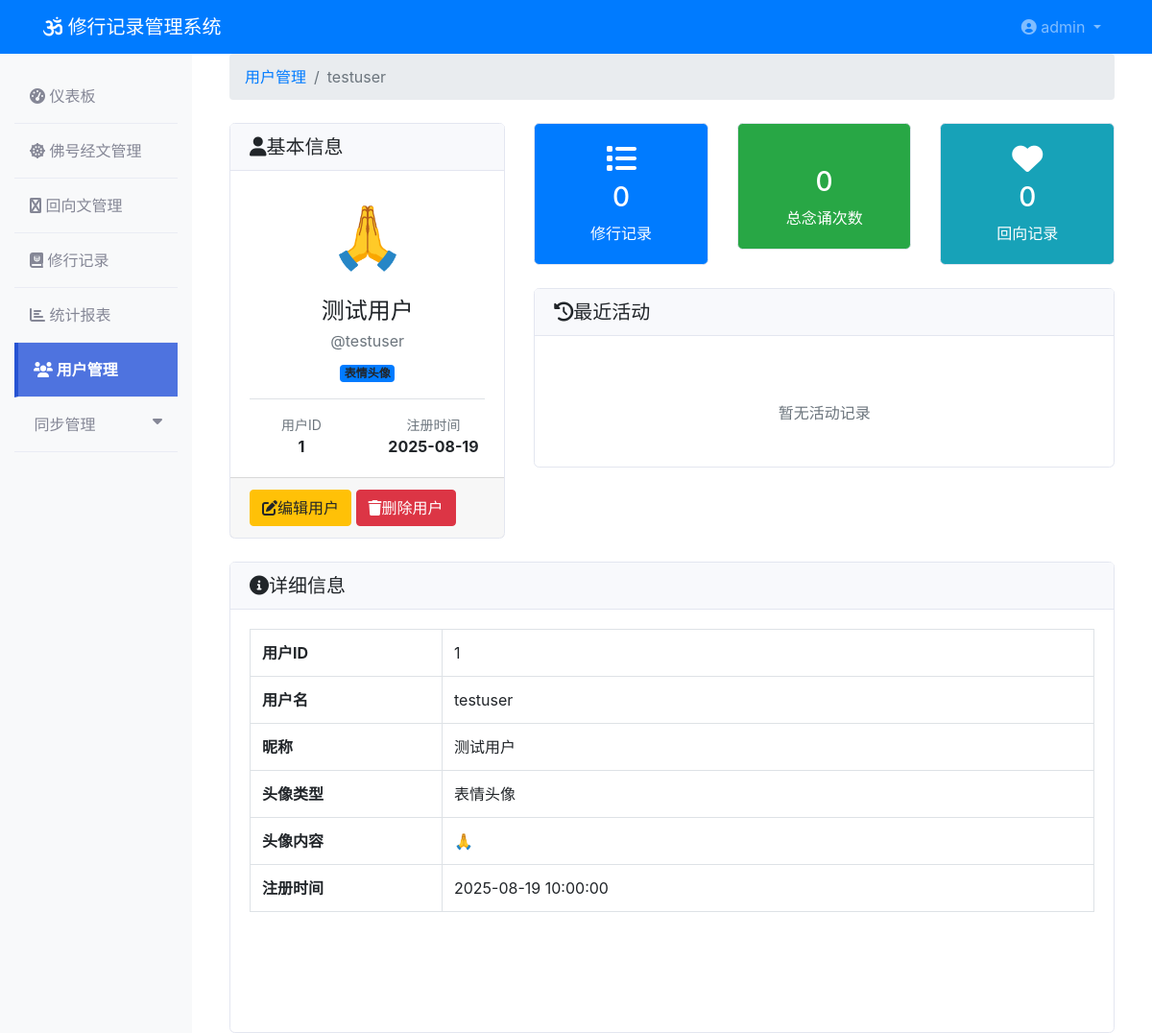
/users/1 (signed in), run on the app's committed database.
### models/user.py (models this page shows, shortened)
class AdminUser(UserMixin, db.Model):
    __tablename__ = 'admin_users'
    id = db.Column(db.Integer, primary_key=True)
    username = db.Column(db.String(80), unique=True, nullable=False)
    email = db.Column(db.String(120), unique=True, nullable=False)
    password_hash = db.Column(db.String(255), nullable=False)
    is_active = db.Column(db.Boolean, default=True)
    created_at = db.Column(db.DateTime, default=datetime.utcnow)
    last_login = db.Column(db.DateTime)

class User(db.Model):
    __tablename__ = 'users'
    id = db.Column(db.Integer, primary_key=True)
    username = db.Column(db.String(80), unique=True, nullable=False)
    password = db.Column(db.String(255), nullable=False)
    avatar = db.Column(db.String(255), nullable=True)  # 头像路径或emoji
    avatar_type = db.Column(db.Enum('emoji', 'image'), default='emoji')
    nickname = db.Column(db.String(100), nullable=True)
    is_deleted = db.Column(db.Boolean, default=False)  # 逻辑删除标记
    deleted_at = db.Column(db.DateTime, nullable=True)  # 删除时间
    created_at = db.Column(db.DateTime, default=datetime.utcnow)

### routes/users.py (the view)
@users_bp.route('/<int:user_id>')
@login_required
def detail(user_id):
    try:
        user = User.query.get_or_404(user_id)
        from models.chanting_record import ChantingRecord
        from models.daily_stats import DailyStats
        from models.dedication import Dedication
        record_count = ChantingRecord.query.filter_by(user_id=user_id).count()
        total_count = db.session.query(db.func.sum(DailyStats.count)).filter_by(user_id=user_id).scalar() or 0
        dedication_count = Dedication.query.filter_by(user_id=user_id).count()
        recent_stats = DailyStats.query.filter_by(user_id=user_id).order_by(
            DailyStats.updated_at.desc()
        ).limit(10).all()
        return render_template('users/detail.html',
                             user=user,
                             record_count=record_count,
                             total_count=total_count,
                             dedication_count=dedication_count,
                             recent_stats=recent_stats)
    except Exception as e:
        logging.error(f"获取用户详情失败: {str(e)}")
        flash('获取用户详情失败', 'error')
        return redirect(url_for('users.index'))

### templates/users/detail.html (shortened to what this page needs)
{% extends "base.html" %}
{% block content %}
<div class="container-fluid">
    <nav aria-label="breadcrumb" class="mb-4">
        <ol class="breadcrumb">
            <li class="breadcrumb-item"><a href="{{ url_for('users.index') }}">用户管理</a></li>
            <li class="breadcrumb-item active">{{ user.username }}</li>
        </ol>
    </nav>
    <div class="row">
        <div class="col-md-4">
            <div class="card">
                <div class="card-header">
                    <h5 class="card-title mb-0">
                        <i class="fas fa-user me-2"></i>基本信息
                    </h5>
                </div>
                <div class="card-body text-center">
                    <div class="mb-3">
                        {% if user.avatar_type == 'emoji' %}
                            <div style="font-size: 4em;">{{ user.avatar or '👤' }}</div>
                        {% elif user.avatar_type == 'image' %}
                            <img src="{{ user.avatar }}" class="rounded-circle" width="100" height="100"
                                 onerror="this.style.display='none'; this.nextElementSibling.style.display='block';">
                            <div style="font-size: 4em; display: none;">👤</div>
                        {% else %}
                            <div style="font-size: 4em;">👤</div>
                        {% endif %}
                    </div>
                    <h4 class="mb-1">{{ user.nickname or user.username }}</h4>
                    {% if user.nickname %}
                    <p class="text-muted mb-2">@{{ user.username }}</p>
                    {% endif %}
                    <div class="mb-3">
                        {% if user.avatar_type == 'emoji' %}
                            <span class="badge bg-primary">表情头像</span>
                        {% elif user.avatar_type == 'image' %}
                            <span class="badge bg-success">图片头像</span>
                        {% else %}
                            <span class="badge bg-secondary">默认头像</span>
                        {% endif %}
                    </div>
                    <div class="border-top pt-3">
                        <div class="row text-center">
                            <div class="col-6">
                                <small class="text-muted d-block">用户ID</small>
                                <strong>{{ user.id }}</strong>
                            </div>
                            <div class="col-6">
                                <small class="text-muted d-block">注册时间</small>
                                <strong>
                                    {% if user.created_at %}
                                        {{ user.created_at.strftime('%Y-%m-%d') }}
                                    {% else %}
                                        未知
                                    {% endif %}
                                </strong>
                            </div>
                        </div>
                    </div>
                </div>
                <div class="card-footer">
                    <div class="d-grid gap-2">
                        <a href="{{ url_for('users.edit', user_id=user.id) }}" class="btn btn-warning">
                            <i class="fas fa-edit me-1"></i>编辑用户
                        </a>
                        <button type="button" class="btn btn-danger"
                                onclick="confirmDelete({{ user.id }}, '{{ user.username }}')">
                            <i class="fas fa-trash me-1"></i>删除用户
                        </button>
                    </div>
                </div>
            </div>
        </div>
        <div class="col-md-8">
            <div class="row mb-4">
                <div class="col-md-4">
                    <div class="card bg-primary text-white">
                        <div class="card-body text-center">
                            <i class="fas fa-list fa-2x mb-2"></i>
                            <h3>{{ record_count }}</h3>
                            <p class="mb-0">修行记录</p>
                        </div>
                    </div>
                </div>
                <div class="col-md-4">
                    <div class="card bg-success text-white">
                        <div class="card-body text-center">
                            <h3>{{ total_count }}</h3>
                            <p class="mb-0">总念诵次数</p>
                        </div>
                    </div>
                </div>
                <div class="col-md-4">
                    <div class="card bg-info text-white">
                        <div class="card-body text-center">
                            <i class="fas fa-heart fa-2x mb-2"></i>
                            <h3>{{ dedication_count }}</h3>
                            <p class="mb-0">回向记录</p>
                        </div>
                    </div>
                </div>
            </div>
            <div class="card">
                <div class="card-header">
                    <h5 class="card-title mb-0">
                        <i class="fas fa-history me-2"></i>最近活动
                    </h5>
                </div>
                <div class="card-body">
                    {% if recent_stats %}
                    <div class="table-responsive">
                        <table class="table table-sm">
                            <thead>
                                <tr>
                                    <th>日期</th>
                                    <th>念诵次数</th>
                                    <th>更新时间</th>
                                </tr>
                            </thead>
                            <tbody>
                                {% for stat in recent_stats %}
                                <tr>
                                    <td>{{ stat.date.strftime('%Y-%m-%d') if stat.date else '-' }}</td>
                                    <td>
                                        <span class="badge bg-primary">{{ stat.count }}</span>
                                    </td>
                                    <td>
                                        <small class="text-muted">
                                            {{ stat.updated_at.strftime('%H:%M') if stat.updated_at else '-' }}
                                        </small>
                                    </td>
                                </tr>
                                {% endfor %}
                            </tbody>
                        </table>
                    </div>
                    {% else %}
                    <div class="text-center py-4">
                        <p class="text-muted mb-0">暂无活动记录</p>
                    </div>
                    {% endif %}
                </div>
            </div>
        </div>
    </div>
    <div class="row mt-4">
        <div class="col-12">
            <div class="card">
                <div class="card-header">
                    <h5 class="card-title mb-0">
                        <i class="fas fa-info-circle me-2"></i>详细信息
                    </h5>
                </div>
                <div class="card-body">
                    <div class="table-responsive">
                        <table class="table table-bordered">
                            <tbody>
                                <tr>
                                    <th width="200">用户ID</th>
                                    <td>{{ user.id }}</td>
                                </tr>
                                <tr>
                                    <th>用户名</th>
                                    <td>{{ user.username }}</td>
                                </tr>
                                <tr>
                                    <th>昵称</th>
                                    <td>{{ user.nickname or '未设置' }}</td>
                                </tr>
                                <tr>
                                    <th>头像类型</th>
                                    <td>
                                        {% if user.avatar_type == 'emoji' %}
                                            表情头像
                                        {% elif user.avatar_type == 'image' %}
                                            图片头像
                                        {% else %}
                                            默认头像
                                        {% endif %}
                                    </td>
                                </tr>
                                <tr>
                                    <th>头像内容</th>
                                    <td>
                                        {% if user.avatar %}
                                            {% if user.avatar_type == 'emoji' %}
                                                {{ user.avatar }}
                                            {% else %}
                                                <a href="{{ user.avatar }}" target="_blank">查看图片</a>
                                            {% endif %}
                                        {% else %}
                                            未设置
                                        {% endif %}
                                    </td>
                                </tr>
                                <tr>
                                    <th>注册时间</th>
                                    <td>
                                        {% if user.created_at %}
                                            {{ user.created_at.strftime('%Y-%m-%d %H:%M:%S') }}
                                        {% else %}
                                            未知
                                        {% endif %}
                                    </td>
                                </tr>
                            </tbody>
                        </table>
                    </div>
                </div>
            </div>
        </div>
    </div>
</div>
{% endblock %}

### templates/base.html (shortened to what this page needs)
<!DOCTYPE html>
<html lang="zh-CN">
<head>
    <link href="https://cdn.jsdelivr.net/npm/bootstrap@4.6.2/dist/css/bootstrap.min.css" rel="stylesheet">
    <link href="{{ url_for('static', filename='css/fontawesome-fixed.css') }}" rel="stylesheet">
    <link href="https://cdn.datatables.net/1.11.5/css/dataTables.bootstrap4.min.css" rel="stylesheet">
</head>
<body>
    {% if current_user.is_authenticated %}
    <nav class="navbar navbar-expand-lg navbar-dark bg-primary">
        <div class="container">
            <a class="navbar-brand" href="{{ url_for('main.dashboard') }}">
                <i class="fas fa-om"></i> 修行记录管理系统
            </a>
            <div class="navbar-nav ml-auto">
                <div class="nav-item dropdown">
                    <a class="nav-link dropdown-toggle" href="#" id="navbarDropdown" role="button" data-toggle="dropdown">
                        <i class="fas fa-user-circle"></i> {{ current_user.username }}
                    </a>
                </div>
            </div>
        </div>
    </nav>
    <div class="container-fluid">
        <div class="row">
            <nav class="col-md-3 col-lg-2 d-md-block bg-light sidebar">
                <div class="pt-3">
                    <ul class="nav flex-column">
                        <li class="nav-item">
                            <a class="nav-link {{ 'active' if request.endpoint == 'main.dashboard' }}" href="{{ url_for('main.dashboard') }}">
                                <i class="fas fa-tachometer-alt"></i> 仪表板
                            </a>
                        </li>
                        <li class="nav-item">
                            <a class="nav-link {{ 'active' if request.endpoint and request.endpoint.startswith('chanting.') }}" href="{{ url_for('chanting.index') }}">
                                <i class="fas fa-dharmachakra"></i> 佛号经文管理
                            </a>
                        </li>
                        <li class="nav-item">
                            <a class="nav-link {{ 'active' if request.endpoint and request.endpoint.startswith('dedication.') }}" href="{{ url_for('dedication.index') }}">
                                <i class="fas fa-hands"></i> 回向文管理
                            </a>
                        </li>
                        <li class="nav-item">
                            <a class="nav-link {{ 'active' if request.endpoint and request.endpoint.startswith('records.') }}" href="{{ url_for('records.index') }}">
                                <i class="fas fa-journal-whills"></i> 修行记录
                            </a>
                        </li>
                        <li class="nav-item">
                            <a class="nav-link {{ 'active' if request.endpoint and request.endpoint.startswith('stats.') }}" href="{{ url_for('stats.index') }}">
                                <i class="fas fa-chart-bar"></i> 统计报表
                            </a>
                        </li>
                        <li class="nav-item">
                            <a class="nav-link {{ 'active' if request.endpoint and request.endpoint.startswith('users.') }}" href="{{ url_for('users.index') }}">
                                <i class="fas fa-users"></i> 用户管理
                            </a>
                        </li>
                        <li class="nav-item">
                            <a class="nav-link {{ 'active' if request.endpoint and request.endpoint.startswith('sync_management.') }}" href="#" data-toggle="collapse" data-target="#syncSubmenu" aria-expanded="false">
                                 同步管理 <i class="fas fa-caret-down float-right"></i>
                            </a>
                        </li>
                    </ul>
                </div>
            </nav>
            <main class="col-md-9 ml-sm-auto col-lg-10 px-md-4">
                {% endif %}
                {% block content %}{% endblock %}
                {% if current_user.is_authenticated %}
            </main>
        </div>
    </div>
    {% endif %}
</body>
</html>

### data on the page
AdminUser: username "admin"
User: username "testuser", avatar "🙏", nickname "测试用户", id "1", created_at "2025-08-19", created_at "2025-08-19 10:00:00"

### other printed values
{{ record_count }} "0"
{{ total_count }} "0"
{{ dedication_count }} "0"
